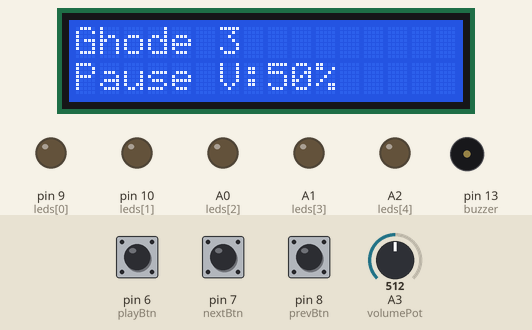
Simulated run of this sketch. Board: Arduino Uno, built with avr-gcc and run on an emulated ATmega328P. Shown: 16×2 character LCD, output pins drawn as LEDs (lit = HIGH), buzzer (waves = sounding). The test bench sets the inputs (shaded band); at power-on: pin 6 (playBtn) HIGH, pin 7 (nextBtn) HIGH, pin 8 (prevBtn) HIGH, A3 (volumePot) = 512. Random numbers use the default seed unless the sketch sets one.

Above: at 2.1 s.
2.2 s: pin 6 (playBtn) pulled LOW for 0.15 s
At 3.35 s:
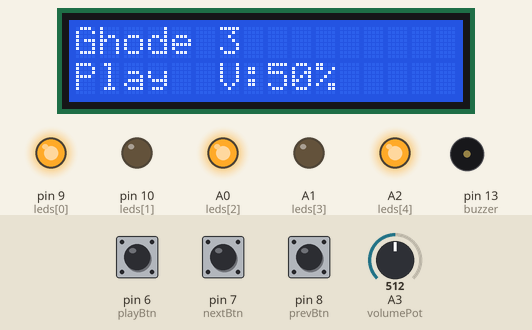
4.2 s: pin 7 (nextBtn) pulled LOW for 0.15 s
At 5.55 s:
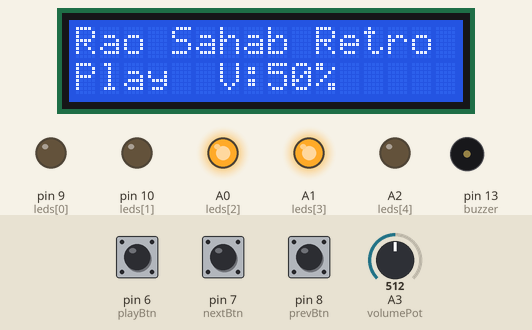
6.2 s: pin 8 (prevBtn) pulled LOW for 1 s
At 7.47 s:
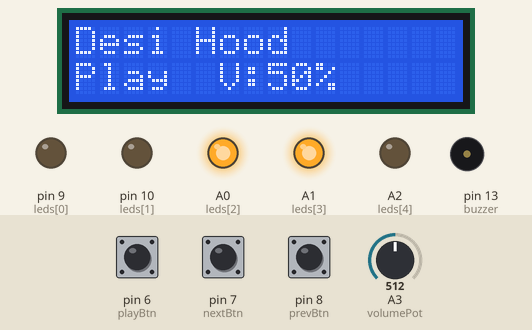
8.7 s: pin 8 (prevBtn) pulled LOW for 0.15 s
At 9.05 s:
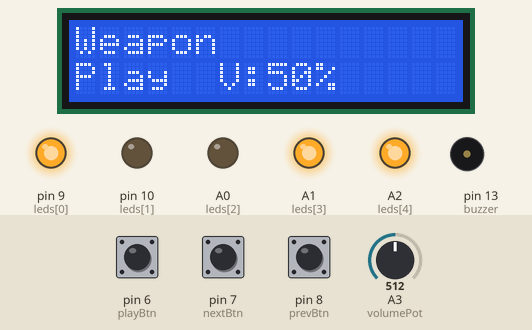
10.8 s: pin 6 (playBtn) pulled LOW for 1 s
At 12.8 s:
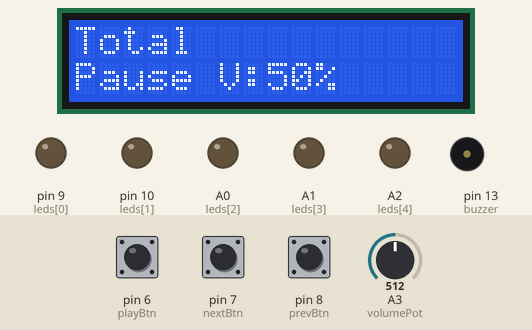
13.3 s: pin 7 (nextBtn) pulled LOW for 1 s
At 15.1 s:
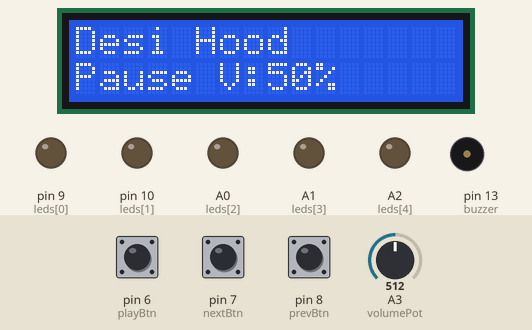
Timing chart, 0 to 16.6 s (numbered marks = the images above; inputs shaded):
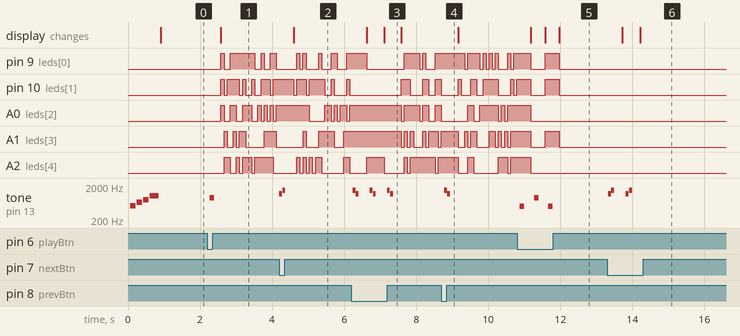

Measured:
- after the input at 2.2 s, tone on pin 13 (buzzer): silent → 900 Hz after 0.07 s, → silent 0.12 s later; the display: changes after 0.38 s (image 1)
- after the input at 4.2 s, tone on pin 13 (buzzer): silent → 1200 Hz at once, → silent 0.08 s later, → 1500 Hz 0.01 s later, → silent 0.08 s later; the display: changes after 0.40 s (image 2)
- after the input at 6.2 s, tone on pin 13 (buzzer): silent → 1500 Hz at once, then repeats every 0.48 s: silent 0.01 s, 1200 Hz 0.08 s, silent 0.31 s, 1500 Hz 0.08 s, until it stays silent from 7.4 s; the display: first changes after 0.43 s (image 3 shows a later state)
- after the input at 8.7 s, tone on pin 13 (buzzer): silent → 1500 Hz after 0.08 s, → silent 0.08 s later, → 1200 Hz 0.01 s later, → silent 0.08 s later
- after the input at 10.8 s, tone on pin 13 (buzzer): plays 500 Hz for 0.12 s, 900 Hz for 0.12 s, 500 Hz for 0.12 s, starting after 0.07 s; the display: changes after 0.38 s (image 5)
- after the input at 13.3 s, tone on pin 13 (buzzer): plays 1200 Hz for 0.08 s, 1500 Hz for 0.08 s, 1200 Hz for 0.08 s, 1500 Hz for 0.08 s, starting at once; the display: first changes after 0.42 s (image 6 shows a later state)

The sketch:

YT_Music_Display.ino
```cpp
#include <LiquidCrystal.h>

LiquidCrystal lcd(12, 11, 5, 4, 3, 2);

// Buttons
const int playBtn = 6;
const int nextBtn = 7;
const int prevBtn = 8;

// LEDs
const int leds[] = {9, 10, A0, A1, A2};

// Volume Potentiometer
const int volumePot = A3;

// Buzzer
const int buzzer = 13;

// Songs
String songs[] = {
  "Ghode 3",
  "Rao Sahab Retro",
  "Total",
  "Weapon",
  "Desi Hood"
};

int currentSong = 0;
bool playing = false;


// Melody Function

void playMelody(int notes[], int size) {
  for (int i = 0; i < size; i++) {

    tone(buzzer, notes[i], 180);

    digitalWrite(leds[i % 5], HIGH);
    delay(150);
    digitalWrite(leds[i % 5], LOW);

    delay(40);

    if (!playing)
      break;
  }

  noTone(buzzer);
}


// Setup

void setup() {

  lcd.begin(16, 2);

  pinMode(playBtn, INPUT_PULLUP);
  pinMode(nextBtn, INPUT_PULLUP);
  pinMode(prevBtn, INPUT_PULLUP);

  pinMode(buzzer, OUTPUT);

  for (int i = 0; i < 5; i++)
    pinMode(leds[i], OUTPUT);

  lcd.print("YT Music");
  lcd.setCursor(0, 1);
  lcd.print("Loading...");

  // Startup Melody
  tone(buzzer, 523, 150);
  delay(180);

  tone(buzzer, 659, 150);
  delay(180);

  tone(buzzer, 784, 150);
  delay(180);

  tone(buzzer, 1047, 250);
  delay(300);

  noTone(buzzer);

  lcd.clear();
}


// Loop

void loop() {

  // PLAY / PAUSE
  if (digitalRead(playBtn) == LOW) {

    playing = !playing;

    if (playing)
      tone(buzzer, 900, 120);
    else
      tone(buzzer, 500, 120);

    delay(300);
  }

  // NEXT
  if (digitalRead(nextBtn) == LOW) {

    currentSong++;

    if (currentSong > 4)
      currentSong = 0;

    tone(buzzer, 1200, 80);
    delay(90);
    tone(buzzer, 1500, 80);

    delay(300);
  }

  // PREVIOUS
  if (digitalRead(prevBtn) == LOW) {

    currentSong--;

    if (currentSong < 0)
      currentSong = 4;

    tone(buzzer, 1500, 80);
    delay(90);
    tone(buzzer, 1200, 80);

    delay(300);
  }

  // Volume
  int volume = map(analogRead(volumePot), 0, 1023, 0, 100);

  // LCD Display
  lcd.clear();

  lcd.setCursor(0, 0);
  lcd.print(songs[currentSong]);

  lcd.setCursor(0, 1);

  if (playing)
    lcd.print("Play ");
  else
    lcd.print("Pause");

  lcd.print(" V:");
  lcd.print(volume);
  lcd.print("%");

  // Song Melodies
  if (playing) {

    switch (currentSong) {

      case 0: {
          int notes[] = {523, 659, 784, 880, 784};
          //playMelody(notes, 5);
          break;
        }

      case 1: {
          int notes[] = {784, 698, 659, 587, 523};
          //playMelody(notes, 5);
          break;
        }

      case 2: {
          int notes[] = {523, 587, 659, 587, 523};
          //playMelody(notes, 5);
          break;
        }

      case 3: {
          int notes[] = {659, 784, 880, 784, 659};
          //playMelody(notes, 5);
          break;
        }

      case 4: {
          int notes[] = {784, 880, 988, 880, 784};
          //playMelody(notes, 5);
          break;
        }

    }

    for(int i = 0; i < 5; i++)
    digitalWrite(leds[i], random(0,2));
    delay(80);

  } else {

    noTone(buzzer);

    for (int i = 0; i < 5; i++)
      digitalWrite(leds[i], LOW);

    delay(100);
  }
}
```
